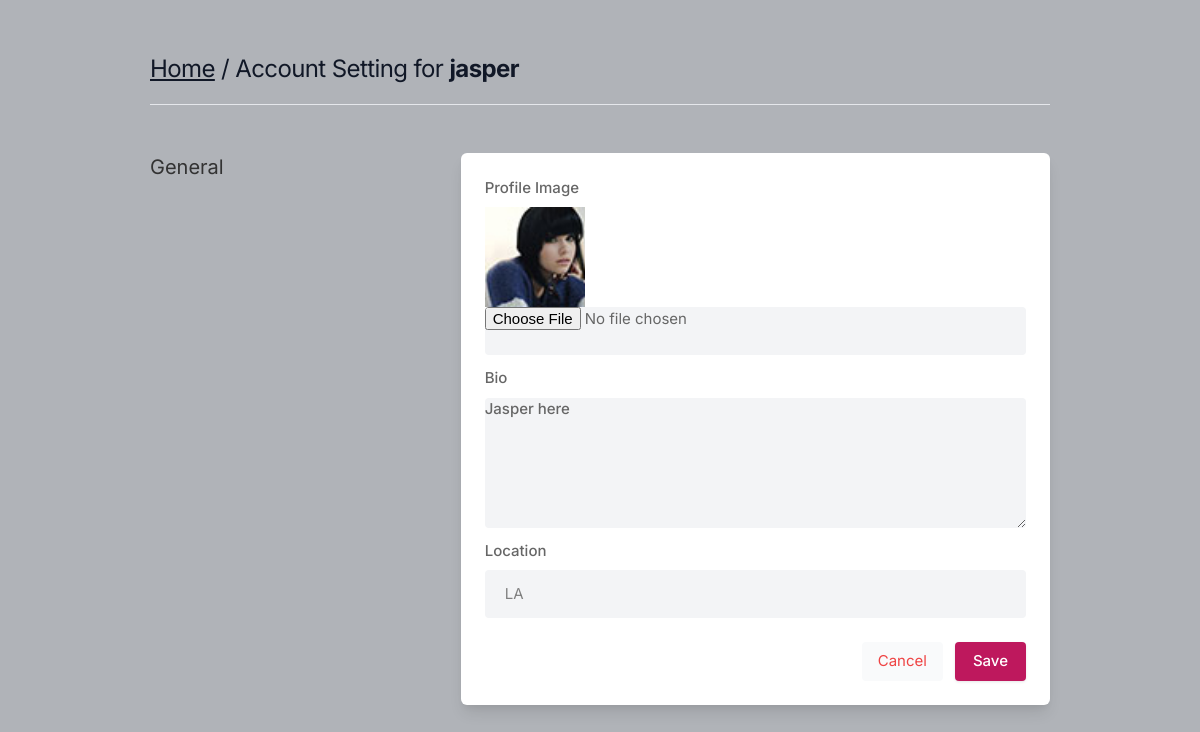
Page /settings (signed in) on the committed database.
### core/models.py (models this page shows, shortened)
class Profile(models.Model):
    user = models.ForeignKey(User, on_delete = models.CASCADE)
    id_user = models.IntegerField(null = True)
    bio = models.TextField(blank = True)
    profileimg = models.ImageField(upload_to = 'profile_images', default = 'blank-profile-picture.png')
    location = models.CharField(max_length = 100, blank = True)

### core/views.py (the view, shortened to what this page needs)
# urls.py: path('settings', views.settings, name = 'settings'),
@login_required(login_url = 'signin')
def settings(request):
    user_profile = Profile.objects.get(user = request.user)
    return render(request, 'setting.html', {'user_profile': user_profile})

### templates/setting.html (shortened to what this page needs)
{% load static %}
<!DOCTYPE html>
<html lang="en">
<head>
    <link rel="stylesheet" href="{% static 'assets/css/icons.css' %}">
    <link rel="stylesheet" href="{% static 'assets/css/uikit.css' %}">
    <link rel="stylesheet" href="{% static 'assets/css/style.css' %}">
    <link rel="stylesheet" href="{% static 'assets/css/tailwind.css' %}">
</head>
<body>
            <div class="container m-auto">
                <h1 class="text-2xl leading-none text-gray-900 tracking-tight mt-3"><a href="/"><u>Home</u></a> / Account Setting for <b><a href="/profile/{{user.username}}">{{user.username}}<a></b> </h1>
                <br>
                <hr>
                <div class="grid lg:grid-cols-3 mt-12 gap-8">
                    <div>
                        <h3 class="text-xl mb-2"> General</h3>
                    </div>
                    <div class="bg-white rounded-md lg:shadow-lg shadow col-span-2">
                    <form action = "" method = "POST" enctype = "multipart/form-data">
                       <div class="grid grid-cols-2 gap-3 lg:p-6 p-4">
                        <div class="col-span-2">
                            <label for=""> Profile Image</label>
                            <img width = "100" height = "100" src = "{{user_profile.profileimg.url}}" />
                            <input type="file" name = "image" value = "{{user_profile.profileimg}}" class="shadow-none bg-gray-100">
                        </div>
                            <div class="col-span-2">
                                <label for="about">Bio</label>
                                <textarea id="about" name="bio" rows="3"  class="shadow-none bg-gray-100">{{user_profile.bio}}</textarea>
                            </div>
                            <div class="col-span-2">
                                <label for=""> Location</label>
                                <input type="text" name = "location" value = "{{user_profile.location}}" class="shadow-none bg-gray-100">
                            </div>
                        </div>
                        <div class="bg-gray-10 p-6 pt-0 flex justify-end space-x-3">
                            <button class="p-2 px-4 rounded bg-gray-50 text-red-500"><a href="/"> Cancel </a></button>
                            <button type="submit" class="button bg-blue-700"> Save </button>
                        </div>
                    </form>
                    </div>
                    </div>
                    <br>
                </div>
</body>
</html>

### static/assets/css/style.css (style rules this page uses)
body { background-color: #B0B3B8!important; }
button { vertical-align: middle; }
span.button, button.button { background-color: #be185d; top: 0; color: #fff; position: relative; padding: 8px 18px; line-height: 22px; position: relative; font-weight: 500; font-size: 15px; display: inline-block; -webkit-transition: all 0.2s ease-in-out; transition: all 0.2s ease-in-out; cursor: pointer; overflow: hidden; border: none; border-radius: 4px; -webkit-box-shadow: 0 1px 3px rgba(0, 0, 0, 0.1); box-shadow: 0 1px 3px rgba(0, 0, 0, 0.1); }
input { height: 48px; line-height: 48px; padding: 0 20px; outline: none; font-size: 15px; color: #808080; max-width: 100%; width: 100%; -webkit-box-sizing: border-box; box-sizing: border-box; display: block; font-weight: 400; opacity: 1; border-radius: 4px; border: none; -webkit-box-shadow: 0 1px 4px 0px rgba(0, 0, 0, 0.12); box-shadow: 0 1px 4px 0px rgba(0, 0, 0, 0.12); }
input[type="text"], input[type="password"], input[type="email"], input[type="number"] { height: 48px; line-height: 48px; padding: 0 20px; outline: none; font-size: 15px; color: #808080; max-width: 100%; width: 100%; -webkit-box-sizing: border-box; box-sizing: border-box; display: block; font-weight: 400; opacity: 1; border-radius: 4px; border: none; -webkit-box-shadow: 0 1px 4px 0px rgba(0, 0, 0, 0.12); box-shadow: 0 1px 4px 0px rgba(0, 0, 0, 0.12); }
textarea { height: 48px; line-height: 48px; padding: 0 20px; outline: none; font-size: 15px; color: #808080; margin: 0 0 16px 0; max-width: 100%; width: 100%; -webkit-box-sizing: border-box; box-sizing: border-box; display: block; background-color: #fff; font-weight: 500; opacity: 1; border-radius: 4px; border: none; -webkit-box-shadow: 0 1px 4px 0px rgba(0, 0, 0, 0.12); box-shadow: 0 1px 4px 0px rgba(0, 0, 0, 0.12); }
input { -webkit-transition: all 0.1s ease-in-out; transition: all 0.1s ease-in-out; }
::placeholder { color: #808080; opacity: 1; }
textarea { height: auto; line-height: 27px; padding: 20px; min-height: 130px; -webkit-transition: none !important; transition: none !important; min-width: 100%; }
label, legend { display: block; font-weight: bold; font-size: 15px; font-weight: 500; margin-bottom: 8px; }
button { border: none; margin: 0; padding: 0; width: auto; overflow: visible; background: transparent; color: inherit; font: inherit; line-height: normal; cursor: pointer; }
a { color: #be185d; -webkit-transition: 0.3s; transition: 0.3s; outline: none !important; }
button { outline: none !important; }
img { max-width: 100%; }
body { color: #666; font-size: 15px; line-height: 27px; background-color: #f0f2f5; font-family: "Inter", sans-serif; text-transform: none; }
h1, h2, h3, h4, h5, h6 { font-family: "Inter", sans-serif; text-transform: none; }
input[type="text"], input[type="password"], input[type="email"] { font-family: "Inter", sans-serif; text-transform: none; }
textarea, select { font-family: "Inter", sans-serif; text-transform: none; }
button, body .pac-container { font-family: "Inter", sans-serif; text-transform: none; }
h1, h2, h3, h4, h5, h6 { color: #333; font-weight: 500; margin: 0; padding: 0; }
h1 { font-size: 32px; }
h3 { font-size: 22px; }
b, strong { font-weight: 700 !important; }
@media (min-width: 1024px) { .container { max-width: 900px !important; padding-top: 45px; } }
.shadow-none { -webkit-box-shadow: none !important; box-shadow: none !important; }

### rows in the picture
Profile: profileimg (picture), bio "Jasper here", location "LA"

### other values in the picture
{{ user.username }} "jasper"
